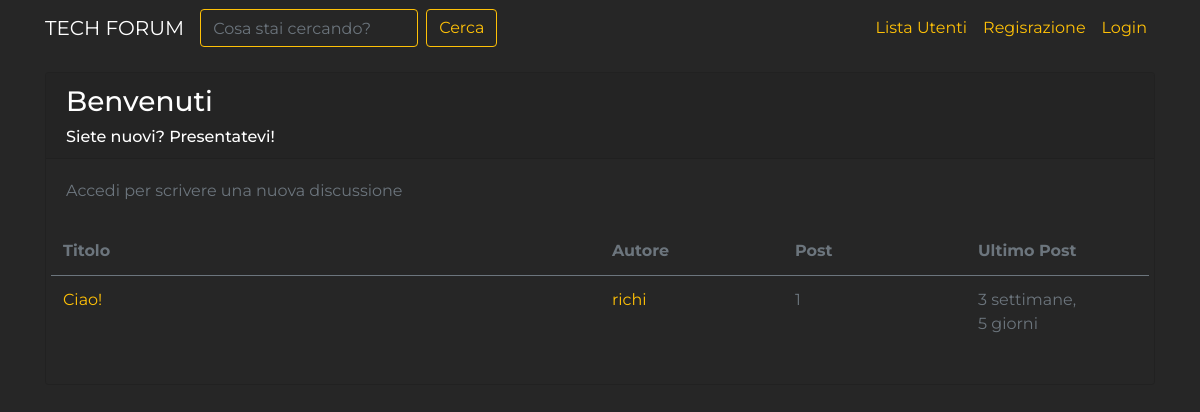
/forum/sezione/4, run on the app's committed database.
### forum/models.py (models this page shows, shortened)
class Sezione(models.Model):
    nome_sezione = models.CharField(max_length= 80)
    descrizione = models.CharField(max_length=150, blank=True, null=True)
    logo_sezione = models.ImageField(blank=True, null=True)
    class Meta:
        verbose_name = "Sezione"
        verbose_name_plural = "Sezioni"

class Discussione(models.Model):
    titolo = models.CharField(max_length=120)
    data_creazione = models.DateTimeField(auto_now_add=True)
    autore_discussione = models.ForeignKey(User, on_delete=models.CASCADE, related_name="discussioni", null=True)
    sezione_appartenenza = models.ForeignKey(Sezione, on_delete=models.CASCADE, related_name="sezioni", null=True)
    def get_absolute_url(self):
        return reverse("discussione_view", kwargs={"pk": self.pk})
    class Meta:
        verbose_name = "Discussione"
        verbose_name_plural = "Discussioni"

class Post(models.Model):
    autore_post = models.ForeignKey(User, on_delete=models.CASCADE, related_name="posts", blank=True, null=True)
    contenuto = models.TextField()
    data_creazione = models.DateTimeField(auto_now_add=True)
    discussione = models.ForeignKey(Discussione, on_delete=models.CASCADE, blank=True, null=True)

### forum/views.py (the view)
# urls.py: path('sezione/<int:pk>', views.visualizzaSezione, name="sezione_view"),
def visualizzaSezione(request, pk):
    sezione = get_object_or_404(Sezione, pk=pk)
    discussioni_sezione = Discussione.objects.filter(sezione_appartenenza=sezione).order_by("-data_creazione")
    context = {"sezione": sezione, "discussioni": discussioni_sezione}
    return render(request, 'forum/singola_sezione.html', context)

### forum/templates/forum/singola_sezione.html (shortened to what this page needs)
{% extends 'base.html' %}
{% block content %}
    <div class="card my-3">
        <div class="card-header">
            <h3>{{ sezione.nome_sezione }}</h3>
            <h6 class="card-text">{{ sezione.descrizione }}</h6>
        </div>
        <div class="card-body">
            {% if request.user.is_authenticated %}
                <a class="btn btn-warning mb-4" href="{% url 'crea_dicsussione' pk=sezione.pk %}">Crea Discussione</a>
            {% else %}
                <p class="text-muted mb-4">Accedi per scrivere una nuova discussione</p>
            {% endif %}
            <table class="table mt-3">
                <thead>
                    <tr class="row">
                        <th class="col-lg-6 col-4">Titolo</th>
                        <th class="col-lg-2 col-3">Autore</th>
                        <th class="col-lg-2 col-2">Post</th>
                        <th class="col-lg-2 col-3">Ultimo Post</th>
                    </tr>
                </thead>
                <tbody>
                    <tr class="row">
                        {% for discussione in discussioni %}
                            <td class="col-lg-6 col-4"><a href="{{ discussione.get_absolute_url }}">{{ discussione.titolo }}</a></td>
                            <td class="col-lg-2 col-3"><a href="{% url 'user_profile' username=discussione.autore_discussione.username %}">{{ discussione.autore_discussione }}</a></td>
                            <td class="col-lg-2 col-2">{{ discussione.post_set.count }}</td>
                            <td class="col-lg-2 col-3">{{ discussione.post_set.last.data_creazione|timesince }}</td>
                        {% endfor %}
                    </tr>
                </tbody>
            </table>
        </div>
    </div>
{% endblock content %}

### static-storage/agora.css (style rules this page uses)
body { font-family: "Montserrat", sans-serif; background-color: #262626; color: white; }
.card { background-color: #262626; }
a { color: #ffc107; }
.table { color: #6c757d; }
.table td, .table th { border-color: #6c757d; }
.table thead th { border: none; }

### data on the page
Sezione: nome_sezione "Benvenuti", descrizione "Siete nuovi? Presentatevi!"
Discussione: titolo "Ciao!", autore_discussione "richi", post_set.count "1", post_set.last.data_creazione "3 settimane, 5 giorni"
